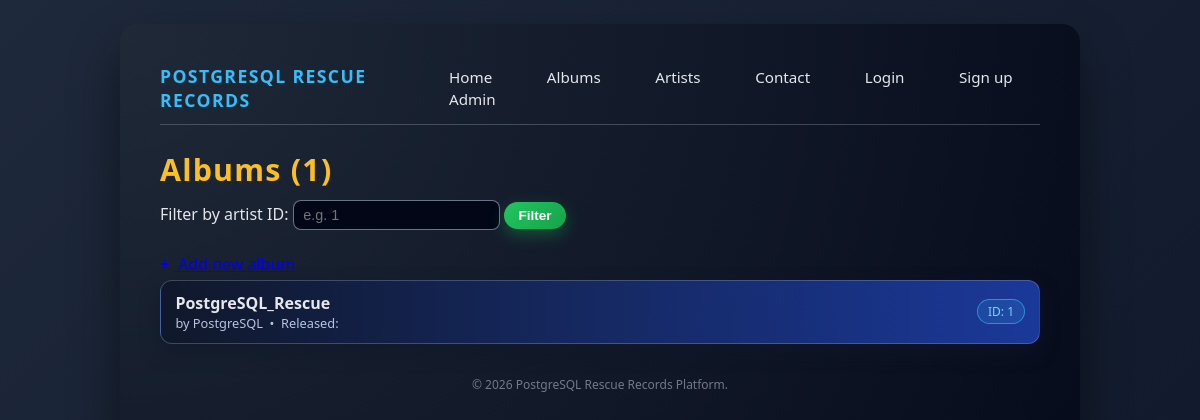
/, run on an earlier commit of the app's database.
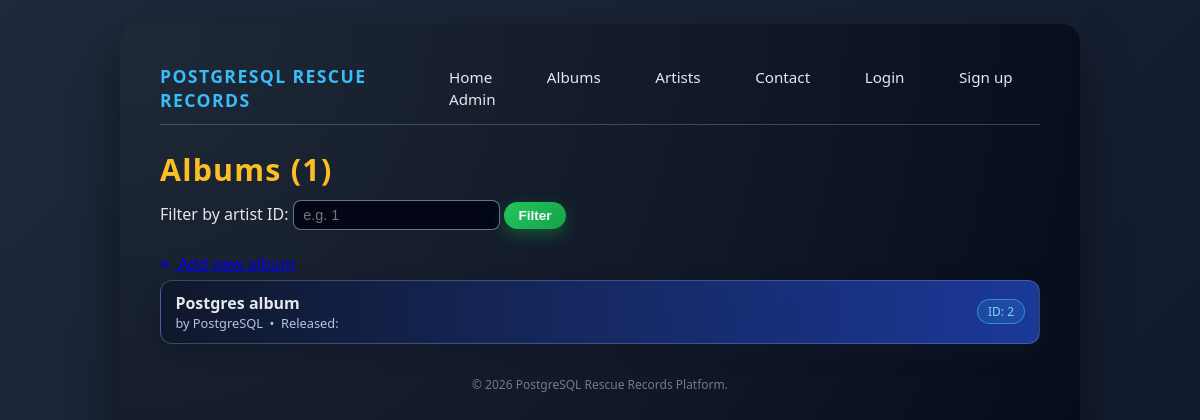
And on a later commit of the database.
### music_library/models.py (models this page shows, shortened)
class Album(models.Model):
    artist = models.ForeignKey(Artist, on_delete=models.CASCADE, related_name='Albums')
    title = models.CharField(max_length=100)
    release_Year = models.PositiveIntegerField(blank=True, null=True)
    is_Concept_Album = models.BooleanField(default=False)

class Artist(models.Model):
    name = models.CharField(max_length=100)
    country = models.CharField(max_length=100, blank=True)
    genre = models.ManyToManyField(Genre, related_name='Artists')

### music_library/views.py (the view)
# urls.py: path('', ml_views.AlbumListView.as_view(), name='album_list'),
class AlbumListView(ListView):
    model = Album
    template_name = "music_library/album_list.html"
    context_object_name = "albums"
    ordering = ['title']
    def get_context_data(self, **kwargs):
        context = super().get_context_data(**kwargs)
        context['total'] = context['albums'].count()
        return context
    def get_queryset(self):
        qs = super().get_queryset().select_related('artist')
        artist_id = self.request.GET.get("artist_id")
        if artist_id:
            qs = qs.filter(artist_id=artist_id)
        return qs

### music_library/templates/music_library/album_list.html (shortened to what this page needs)
{% extends "core/base.html" %}
{% block content %}
    <h1>Albums ({{ albums|length }})</h1>
    <div class="filter-bar">
        <form method="get">
            <label for="artist_id">Filter by artist ID:</label>
            <input
                type="number"
                name="artist_id"
                id="artist_id"
                value="{{ request.GET.artist_id }}"
                placeholder="e.g. 1"
            >
            <button type="submit">Filter</button>
        </form>
    </div>
    <a href="{% url 'album_create' %}" class="action-link">
    </a>
    {% if albums %}
        <ul class="album-list">
            {% for album in albums %}
                <li>
                    <div class="album-main">
                        <div class="album-title">
                            <a href="{% url 'album_detail' album.pk %}">
                                {{ album.title }}
                            </a>
                        </div>
                        <div class="album-meta">
                            by {{ album.artist.name }}
                            &nbsp;•&nbsp;
                            Released: {{ album.release_year }}
                        </div>
                    </div>
                    <span class="badge">
                        ID: {{ album.pk }}
                    </span>
               </li>
            {% endfor %}
        </ul>
    {% else %}
         <p>No albums yet.</p>
{% endif %}
{% endblock %}

### core/templates/core/base.html (shortened to what this page needs)
{% load static %}
<!DOCTYPE html>
<html lang="en">
<head>
    <link rel="stylesheet" href="{% static 'css/main.css' %}">
</head>
<body>
<div class="wrapper">
    <nav>
        <div class="brand">
            PostgreSQL Rescue Records
        </div>
        <div>
            <a href="{% url 'album_list' %}">Home</a>
            <a href="{% url 'album_list' %}">Albums</a>
            <a href="{% url 'artist_list' %}">Artists</a>
            <a href="{% url 'contact_form' %}">Contact</a>
            {% if request.user.is_authenticated %}
              <span>Hi, {{ request.user.username }}</span>
              <form action="{% url 'logout' %}" method="post" style="display:inline;">
                {% csrf_token %}
                <button type="submit"
                        style="background:none;border:none;color:inherit;padding:0;cursor:pointer;">
                  Logout
                </button>
              </form>
            {% else %}
              <a href="{% url 'login' %}">Login</a>
              <a href="{% url 'signup' %}">Sign up</a>
            {% endif %}
            <a href="/admin/">Admin</a>
        </div>
    </nav>
    <main>
        {% block content %}{% endblock %}
    </main>
    <footer>
        © 2026 PostgreSQL Rescue Records Platform.
    </footer>
</div>
</body>
</html>

### core/static/css/main.css (style rules this page uses)
body { font-family: Arial, sans-serif; margin: 0; padding: 0 1.5rem 2rem; }
nav { margin-top: 0.5rem; }
nav a { margin-right: 0.75rem; text-decoration: none; color: #0366d6; }
h1 { margin-top: 1rem; }
main { margin-top: 0.5rem; }
* { margin: 0; padding: 0; box-sizing: border-box; }
html, body { height: 100%; }
body { font-family: system-ui, -apple-system, BlinkMacSystemFont, "Segoe UI", Roboto, sans-serif; background: linear-gradient(135deg, #1e293b, #0f172a); color: #e5e7eb; display: flex; justify-content: center; }
.wrapper { width: 100%; max-width: 960px; min-height: 100vh; background: radial-gradient(circle at top left, #1f2937, #020617); padding: 2rem 2.5rem 3rem; box-shadow: 0 25px 50px rgba(0, 0, 0, 0.45); border-radius: 18px; margin: 1.5rem 1rem; }
nav { display: flex; align-items: center; justify-content: space-between; margin-bottom: 1.5rem; border-bottom: 1px solid rgba(148, 163, 184, 0.35); padding-bottom: 0.75rem; }
nav .brand { font-weight: 700; font-size: 1.1rem; letter-spacing: 0.08em; text-transform: uppercase; color: #38bdf8; }
nav a { color: #e5e7eb; text-decoration: none; margin-left: 1rem; font-size: 0.95rem; padding: 0.3rem 0.7rem; border-radius: 999px; transition: background 0.2s, color 0.2s, transform 0.1s; }
h1 { margin-top: 0.5rem; margin-bottom: 0.5rem; font-size: 1.9rem; color: #fbbf24; letter-spacing: 0.04em; }
.filter-bar { display: flex; align-items: center; gap: 0.5rem; margin: 0.6rem 0 1.4rem; flex-wrap: wrap; }
input[type="text"], input[type="number"], input[type="search"] { padding: 0.4rem 0.6rem; border-radius: 8px; border: 1px solid rgba(148, 163, 184, 0.7); background-color: #020617; color: #e5e7eb; font-size: 0.9rem; outline: none; transition: border-color 0.15s, box-shadow 0.15s; }
button, input[type="submit"] { border: none; border-radius: 999px; padding: 0.4rem 0.9rem; font-size: 0.85rem; font-weight: 600; cursor: pointer; background: linear-gradient(135deg, #22c55e, #16a34a); color: #f9fafb; box-shadow: 0 6px 16px rgba(22, 163, 74, 0.4); transition: transform 0.08s, box-shadow 0.08s, filter 0.08s; }
a.action-link::before { content: "+"; display: inline-block; margin-right: 0.3rem; font-weight: 700; }
.album-list { list-style: none; margin-top: 0.3rem; }
.album-list li { background: linear-gradient(90deg, rgba(15, 23, 42, 0.9), rgba(30, 64, 175, 0.85)); border-radius: 12px; padding: 0.7rem 0.9rem; margin-bottom: 0.65rem; border: 1px solid rgba(148, 163, 184, 0.35); box-shadow: 0 8px 18px rgba(15, 23, 42, 0.6); display: flex; justify-content: space-between; align-items: center; }
.album-main { display: flex; flex-direction: column }
.album-title { font-weight: 600; color: #e5e7eb; }
.album-title a { color: inherit; text-decoration: none; }
.album-meta { font-size: 0.8rem; color: #cbd5f5; opacity: 0.9; }
.badge { padding: 0.2rem 0.6rem; border-radius: 999px; font-size: 0.75rem; background: rgba(56, 189, 248, 0.15); color: #7dd3fc; border: 1px solid rgba(56, 189, 248, 0.6); }
footer { margin-top: 2rem; font-size: 0.75rem; color: #9ca3af; text-align: center; opacity: 0.7; }

What changed in the data, as far as the page shows it:
removed Album: title "PostgreSQL_Rescue", artist.name "PostgreSQL", pk "1"
added Album: title "Postgres album", artist.name "PostgreSQL", pk "2"
